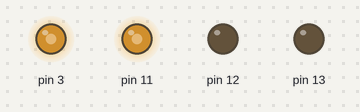
The sketch below on a simulated Arduino Uno, built with avr-gcc and run on an emulated ATmega328P. Shown: output pins drawn as LEDs (lit = HIGH).

Above: at 0.05 s.
At 1.25 s:
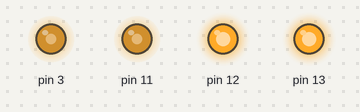
At 2.5 s:
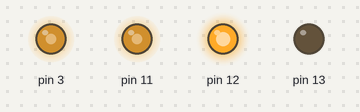
At 3.75 s:
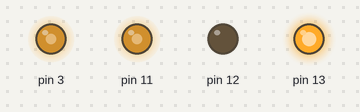
At 5.0 s:
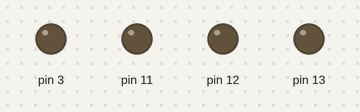
Timing chart, 0 to 6.5 s (numbered marks = the images above):
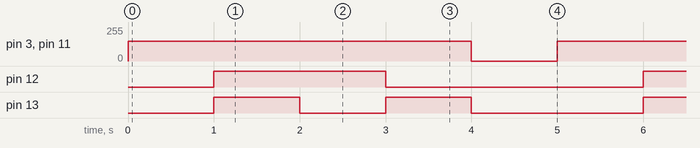

Measured:
- by itself, pin 3, pin 11: alternates 150/255 for 4.0 s and 0/255 for 1.0 s
- by itself, pin 12: alternates HIGH for 2.0 s and LOW for 3.0 s
- by itself, pin 13: repeats every 5.0 s: LOW 1.0 s, HIGH 1.0 s, LOW 2.0 s, HIGH 1.0 s

The sketch:

Project_8_practice_code.ino
```cpp
void setup(){
  pinMode(12, OUTPUT);
  pinMode(3, OUTPUT);
  pinMode(13, OUTPUT);
  pinMode(11, OUTPUT);
}

enum e_vitesse {moyen = 150, vite = 255};

void avance(int speed)
{
  digitalWrite(12,LOW);
  analogWrite(3,speed);
  digitalWrite(13,LOW);
  analogWrite(11,speed);
}

void recule(int speed)
{
  digitalWrite(12,HIGH);
  analogWrite(3,speed);
  digitalWrite(13,HIGH);
  analogWrite(11,speed);
}

void droite(int speed)
{
  digitalWrite(12,HIGH);
  analogWrite(3,speed);
  digitalWrite(13,LOW);
  analogWrite(11,speed);
}

void gauche(int speed)
{
  digitalWrite(12,LOW);
  analogWrite(3,speed);
  digitalWrite(13,HIGH);
  analogWrite(11,speed);
}

void stop(void)
{
  digitalWrite(12,LOW);
  analogWrite(3,0);
  digitalWrite(13,LOW);
  analogWrite(11,0);
}

void loop()
{
  avance(moyen);
  delay(1000);
  recule(moyen);
  delay(1000);
  droite(moyen);
  delay(1000);
  gauche(moyen);
  delay(1000);
  stop();
  delay(1000);
}
```
